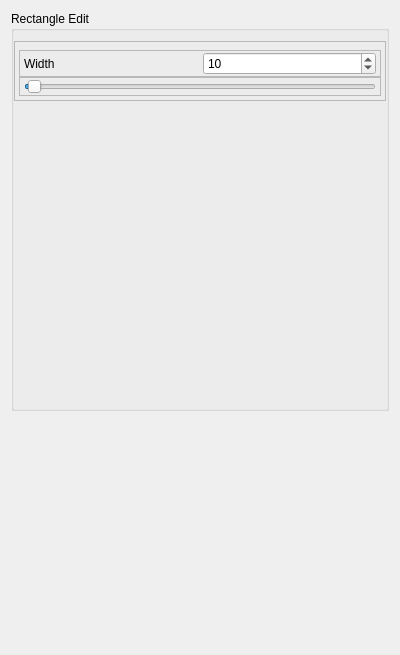
<?xml version="1.0" encoding="UTF-8"?>
<ui version="4.0">
 <class>AdvancedTab</class>
 <widget class="QWidget" name="AdvancedTab">
  <property name="geometry">
   <rect>
    <x>0</x>
    <y>0</y>
    <width>400</width>
    <height>655</height>
   </rect>
  </property>
  <property name="windowTitle">
   <string>Form</string>
  </property>
  <property name="toolTip">
   <string>&lt;html&gt;&lt;head/&gt;&lt;body&gt;&lt;p&gt;Edit the width of your rectangular sticks&lt;/p&gt;&lt;/body&gt;&lt;/html&gt;</string>
  </property>
  <layout class="QVBoxLayout" name="verticalLayout">
   <item>
    <widget class="QGroupBox" name="groupBox_5">
     <property name="sizePolicy">
      <sizepolicy hsizetype="Preferred" vsizetype="Preferred">
       <horstretch>0</horstretch>
       <verstretch>0</verstretch>
      </sizepolicy>
     </property>
     <property name="minimumSize">
      <size>
       <width>100</width>
       <height>400</height>
      </size>
     </property>
     <property name="maximumSize">
      <size>
       <width>16777215</width>
       <height>400</height>
      </size>
     </property>
     <property name="title">
      <string>Rectangle Edit</string>
     </property>
     <layout class="QVBoxLayout" name="verticalLayout_18">
      <property name="spacing">
       <number>0</number>
      </property>
      <property name="leftMargin">
       <number>0</number>
      </property>
      <property name="topMargin">
       <number>10</number>
      </property>
      <property name="rightMargin">
       <number>0</number>
      </property>
      <property name="bottomMargin">
       <number>0</number>
      </property>
      <item>
       <layout class="QVBoxLayout" name="verticalLayout_19">
        <property name="spacing">
         <number>0</number>
        </property>
        <property name="sizeConstraint">
         <enum>QLayout::SetNoConstraint</enum>
        </property>
        <property name="rightMargin">
         <number>0</number>
        </property>
        <item>
         <widget class="QFrame" name="frame_2">
          <property name="maximumSize">
           <size>
            <width>16777215</width>
            <height>80</height>
           </size>
          </property>
          <property name="frameShape">
           <enum>QFrame::StyledPanel</enum>
          </property>
          <property name="frameShadow">
           <enum>QFrame::Raised</enum>
          </property>
          <layout class="QVBoxLayout" name="verticalLayout_9">
           <property name="spacing">
            <number>0</number>
           </property>
           <property name="leftMargin">
            <number>4</number>
           </property>
           <property name="topMargin">
            <number>8</number>
           </property>
           <property name="rightMargin">
            <number>4</number>
           </property>
           <property name="bottomMargin">
            <number>4</number>
           </property>
           <item>
            <widget class="QFrame" name="frame_12">
             <property name="minimumSize">
              <size>
               <width>0</width>
               <height>0</height>
              </size>
             </property>
             <property name="maximumSize">
              <size>
               <width>16777215</width>
               <height>30</height>
              </size>
             </property>
             <property name="frameShape">
              <enum>QFrame::StyledPanel</enum>
             </property>
             <property name="frameShadow">
              <enum>QFrame::Raised</enum>
             </property>
             <layout class="QHBoxLayout" name="horizontalLayout_14">
              <property name="leftMargin">
               <number>4</number>
              </property>
              <property name="topMargin">
               <number>1</number>
              </property>
              <property name="rightMargin">
               <number>4</number>
              </property>
              <property name="bottomMargin">
               <number>1</number>
              </property>
              <item>
               <widget class="QLabel" name="label_13">
                <property name="text">
                 <string>Width</string>
                </property>
               </widget>
              </item>
              <item>
               <widget class="QSpinBox" name="rectWidthSpinbox">
                <property name="minimum">
                 <number>0</number>
                </property>
                <property name="maximum">
                 <number>1000</number>
                </property>
                <property name="value">
                 <number>10</number>
                </property>
               </widget>
              </item>
             </layout>
            </widget>
           </item>
           <item>
            <widget class="QFrame" name="frame_11">
             <property name="minimumSize">
              <size>
               <width>0</width>
               <height>0</height>
              </size>
             </property>
             <property name="maximumSize">
              <size>
               <width>16777215</width>
               <height>30</height>
              </size>
             </property>
             <property name="frameShape">
              <enum>QFrame::StyledPanel</enum>
             </property>
             <property name="frameShadow">
              <enum>QFrame::Raised</enum>
             </property>
             <layout class="QHBoxLayout" name="horizontalLayout_3">
              <property name="leftMargin">
               <number>4</number>
              </property>
              <property name="topMargin">
               <number>1</number>
              </property>
              <property name="rightMargin">
               <number>4</number>
              </property>
              <property name="bottomMargin">
               <number>1</number>
              </property>
              <item>
               <widget class="QSlider" name="rectWidthSlider">
                <property name="minimum">
                 <number>0</number>
                </property>
                <property name="maximum">
                 <number>1000</number>
                </property>
                <property name="value">
                 <number>10</number>
                </property>
                <property name="orientation">
                 <enum>Qt::Horizontal</enum>
                </property>
               </widget>
              </item>
             </layout>
            </widget>
           </item>
          </layout>
         </widget>
        </item>
       </layout>
      </item>
      <item>
       <spacer name="verticalSpacer">
        <property name="orientation">
         <enum>Qt::Vertical</enum>
        </property>
        <property name="sizeHint" stdset="0">
         <size>
          <width>20</width>
          <height>40</height>
         </size>
        </property>
       </spacer>
      </item>
     </layout>
    </widget>
   </item>
   <item>
    <spacer name="verticalSpacer_2">
     <property name="orientation">
      <enum>Qt::Vertical</enum>
     </property>
     <property name="sizeHint" stdset="0">
      <size>
       <width>20</width>
       <height>40</height>
      </size>
     </property>
    </spacer>
   </item>
  </layout>
 </widget>
 <resources/>
 <connections/>
</ui>
